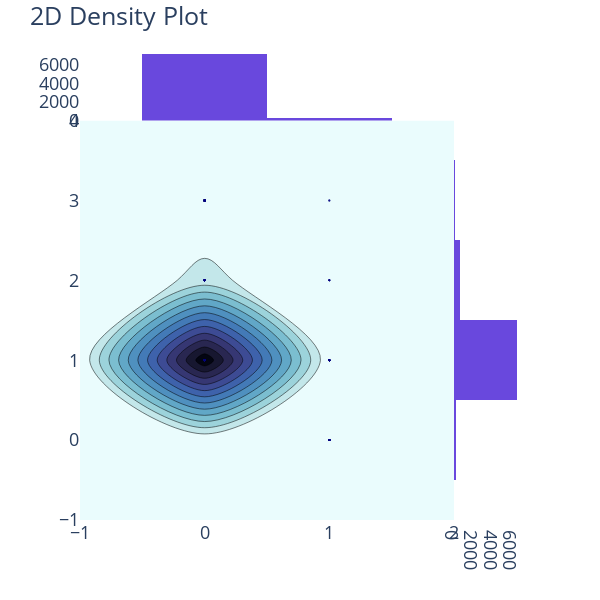

This figure's notebook cell:
### Code cell
fig = ff.create_2d_density(x=df_dropped["NFatal"], y=df_dropped["NInjured"], hist_color="#6948DD", colorscale=px.colors.sequential.ice)
fig.update_layout({'plot_bgcolor': 'rgba(0, 0, 0, 0)', 'paper_bgcolor': 'rgba(0, 0, 0, 0)'})
fig.update_layout(font=dict(family="Open Sans", size=18))
fig.update_layout({"showlegend": False})
fig.update_layout(yaxis={"gridcolor": "#808080"}, xaxis={"gridcolor": "#808080"})
fig.show()

### Figure 1 — Plotly figure (JSON) as saved in the notebook; plotly's stock layout.template omitted (floating-point values rounded to 4 significant figures; data arrays with more than 128 entries replaced by an {"elided": "..."} marker saying what was removed)
{"data": [{"marker": {"color": "rgb(0, 0, 128)", "opacity": 0.4, "size": 2}, "mode": "markers", "name": "points", "type": "scatter", "x": {"elided": "7506 int values"}, "y": {"elided": "7506 int values"}}, {"colorscale": [[0, "rgb(3, 5, 18)"], [0.09091, "rgb(25, 25, 51)"], [0.1818, "rgb(44, 42, 87)"], [0.2727, "rgb(58, 60, 125)"], [0.3636, "rgb(62, 83, 160)"], [0.4545, "rgb(62, 109, 178)"], [0.5455, "rgb(72, 134, 187)"], [0.6364, "rgb(89, 159, 196)"], [0.7273, "rgb(114, 184, 205)"], [0.8182, "rgb(149, 207, 216)"], [0.9091, "rgb(192, 229, 232)"], [1, "rgb(234, 252, 253)"]], "name": "density", "ncontours": 20, "reversescale": true, "showscale": false, "type": "histogram2dcontour", "x": {"elided": "7506 int values"}, "y": {"elided": "7506 int values"}}, {"marker": {"color": "rgb(105, 72, 221)"}, "name": "x density", "type": "histogram", "x": {"elided": "7506 int values"}, "yaxis": "y2"}, {"marker": {"color": "rgb(105, 72, 221)"}, "name": "y density", "type": "histogram", "xaxis": "x2", "y": {"elided": "7506 int values"}}], "layout": {"autosize": false, "bargap": 0, "font": {"family": "Open Sans", "size": 18}, "height": 600, "hovermode": "closest", "margin": {"t": 50}, "paper_bgcolor": "rgba(0, 0, 0, 0)", "plot_bgcolor": "rgba(0, 0, 0, 0)", "showlegend": false, "title": {"text": "2D Density Plot"}, "width": 600, "xaxis": {"domain": [0, 0.85], "gridcolor": "#808080", "showgrid": false, "zeroline": false}, "xaxis2": {"domain": [0.85, 1], "showgrid": false, "zeroline": false}, "yaxis": {"domain": [0, 0.85], "gridcolor": "#808080", "showgrid": false, "zeroline": false}, "yaxis2": {"domain": [0.85, 1], "showgrid": false, "zeroline": false}}}
